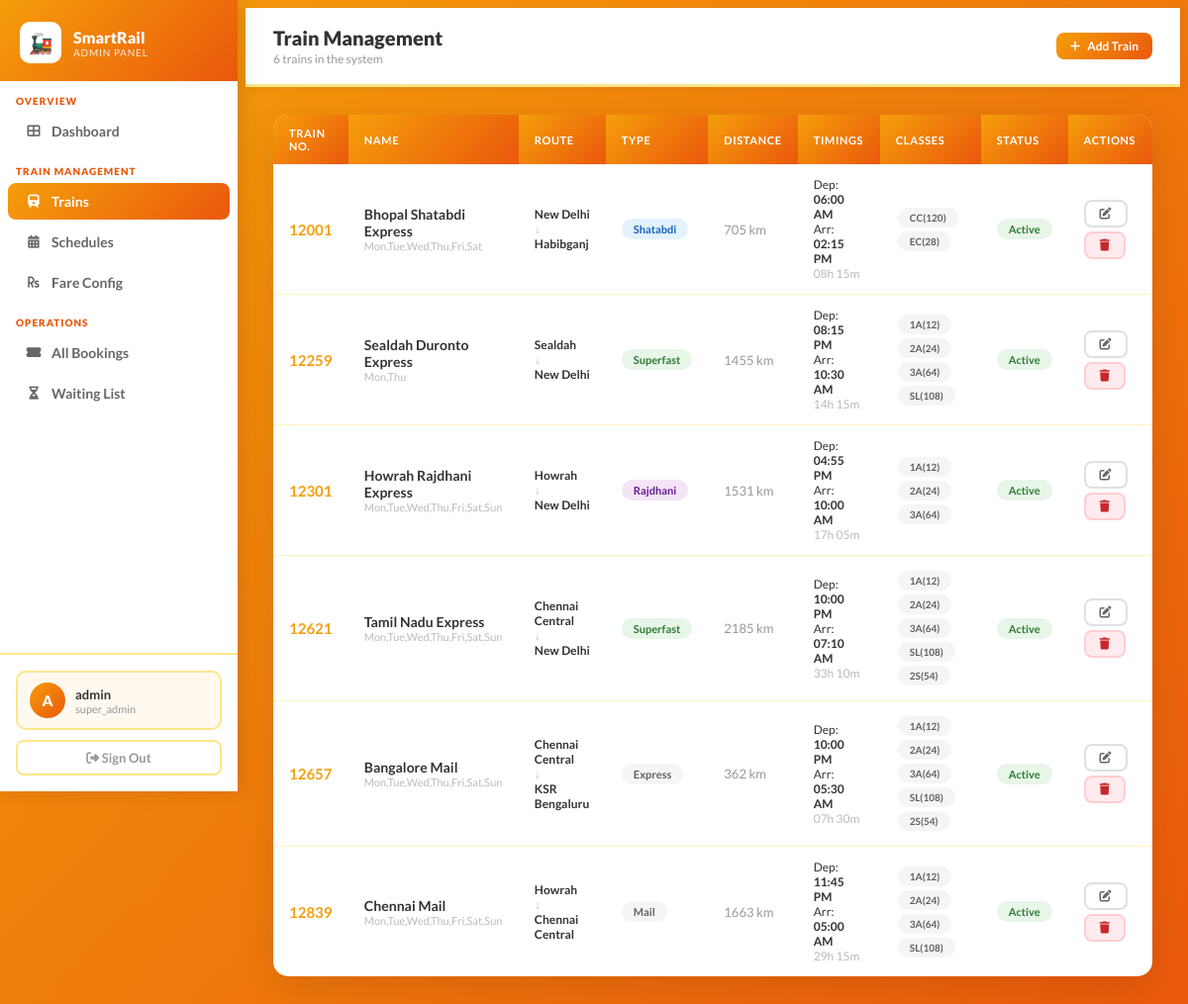
Page /admin/trains (signed in) on the committed database.
### Railway/models.py (models this page shows, shortened)
class Train(db.Model):
    __tablename__ = 'train'
    id                 = db.Column(db.Integer, primary_key=True)
    train_number       = db.Column(db.String(10), unique=True, nullable=False)
    train_name         = db.Column(db.String(100), nullable=False)
    source             = db.Column(db.String(50), nullable=False)
    destination        = db.Column(db.String(50), nullable=False)
    departure_time     = db.Column(db.String(10), nullable=False)   # "06:00 AM"
    arrival_time       = db.Column(db.String(10), nullable=False)
    duration           = db.Column(db.String(10), nullable=False)   # "8h 30m"
    distance_km        = db.Column(db.Integer, default=500)         # NEW — real distance
    train_type         = db.Column(db.String(20), default='Express')# NEW — Mail/Express/Superfast/Rajdhani/Shatabdi
    days_of_operation  = db.Column(db.String(50))
    is_active          = db.Column(db.Boolean, default=True)
    seats     = db.relationship('TrainSeat',    backref='train', lazy=True, cascade='all, delete-orphan')
    schedules = db.relationship('TrainSchedule', backref='train', lazy=True, cascade='all, delete-orphan')

class TrainSeat(db.Model):
    __tablename__ = 'train_seat'
    id              = db.Column(db.Integer, primary_key=True)
    train_id        = db.Column(db.Integer, db.ForeignKey('train.id'), nullable=False)
    class_name      = db.Column(db.String(10), nullable=False)   # 1A, 2A, 3A, SL, CC, EC, 2S
    total_seats     = db.Column(db.Integer, nullable=False)
    num_coaches     = db.Column(db.Integer, default=1)           # NEW — how many coaches of this class
    base_fare       = db.Column(db.Float, nullable=False)        # kept for quick lookup; recomputed from FareConfig
    tatkal_quota    = db.Column(db.Integer, default=0)           # NEW — Tatkal seats (approx 20% of total)
    rac_quota       = db.Column(db.Integer, default=0)           # NEW — RAC seats
    wl_limit        = db.Column(db.Integer, default=50)          # NEW — max WL beyond which booking blocked

### Railway/admin_views.py (the view)
@admin_bp.route('/trains')
@require_admin
def trains():
    all_trains = Train.query.order_by(Train.train_number).all()
    return render_template('admin/trains.html', trains=all_trains)

### Railway/admin_views.py (called while the page is built)
def admin_logged_in():
    return 'admin_id' in session

def require_admin(f):
    @wraps(f)
    def wrapper(*args, **kwargs):
        if not admin_logged_in():
            flash('Please log in as admin.')
            return redirect(url_for('admin.admin_login'))
        return f(*args, **kwargs)
    return wrapper

### Railway/templates/admin/trains.html (shortened to what this page needs)
{% extends 'admin/base.html' %}
{% block page_title %}Train Management{% endblock %}
{% block page_subtitle %}{{ trains|length }} trains in the system{% endblock %}
{% block topbar_actions %}
<a href="{{ url_for('admin.add_train') }}" class="btn-go btn-primary btn-sm">
    <i class="fas fa-plus"></i> Add Train
</a>
{% endblock %}
{% block content %}
{% if not trains %}
<div class="a-card" style="text-align:center; padding:60px;">
    <div style="font-size:56px; margin-bottom:16px;">🚂</div>
    <div style="font-size:20px; font-weight:900; color:#333; margin-bottom:16px;">No trains yet</div>
    <a href="{{ url_for('admin.add_train') }}" class="btn-go btn-primary">
        <i class="fas fa-plus"></i> Add First Train
    </a>
</div>
{% else %}
<div class="a-card" style="padding:0; overflow:hidden;">
    <div style="overflow-x:auto;">
    <table class="a-table">
        <thead><tr>
            <th>Train No.</th><th>Name</th><th>Route</th><th>Type</th>
            <th>Distance</th><th>Timings</th><th>Classes</th><th>Status</th><th>Actions</th>
        </tr></thead>
        <tbody>
        {% for t in trains %}
        <tr>
            <td><strong style="color:#f59e0b; font-size:15px;">{{ t.train_number }}</strong></td>
            <td>
                <div style="font-weight:700;">{{ t.train_name }}</div>
                <div style="font-size:11px; color:#bbb;">{{ t.days_of_operation }}</div>
            </td>
            <td style="font-size:12px;">
                <strong>{{ t.source }}</strong><br>
                <span style="color:#bbb;">↓</span><br>
                <strong>{{ t.destination }}</strong>
            </td>
            <td>
                <span class="bx {% if t.train_type=='Rajdhani' %}bx-tatkal
                    {% elif t.train_type=='Shatabdi' %}bx-rac
                    {% elif t.train_type=='Superfast' %}bx-confirmed
                    {% else %}bx-pending{% endif %}">
                    {{ t.train_type }}
                </span>
            </td>
            <td style="color:#999; font-size:13px;">{{ t.distance_km }} km</td>
            <td style="font-size:12px;">
                Dep: <strong>{{ t.departure_time }}</strong><br>
                Arr: <strong>{{ t.arrival_time }}</strong><br>
                <span style="color:#bbb;">{{ t.duration }}</span>
            </td>
            <td>
                {% for s in t.seats %}
                <span class="bx bx-pending" style="margin:2px; font-size:10px;">
                    {{ s.class_name }}({{ s.total_seats }})
                </span>
                {% endfor %}
            </td>
            <td>
                {% if t.is_active %}
                <span class="bx bx-confirmed">Active</span>
                {% else %}
                <span class="bx bx-cancelled">Inactive</span>
                {% endif %}
            </td>
            <td>
                <div style="display:flex; gap:4px; flex-wrap:wrap;">
                    <a href="{{ url_for('admin.edit_train', train_id=t.id) }}"
                       class="btn-go btn-ghost btn-sm" title="Edit">
                        <i class="fas fa-edit"></i>
                    </a>
                    <form method="POST" action="{{ url_for('admin.delete_train', train_id=t.id) }}"
                          style="display:inline;"
                          onsubmit="return confirm('Delete {{ t.train_number }} — {{ t.train_name }}? This cannot be undone.')">
                        <button class="btn-go btn-danger btn-sm" title="Delete">
                            <i class="fas fa-trash"></i>
                        </button>
                    </form>
                </div>
            </td>
        </tr>
        {% endfor %}
        </tbody>
    </table>
    </div>
</div>
{% endif %}
{% endblock %}

### Railway/templates/admin/base.html (style rules this page uses)
body { font-family: 'Lato', sans-serif; background: linear-gradient(135deg, #f59e0b 0%, #ea580c 100%); min-height: 100vh; display: flex; }
.a-card { background: white; border-radius: 15px; padding: 30px; box-shadow: 0 10px 40px rgba(0,0,0,0.1); margin-bottom: 24px; }
.a-table { width: 100%; border-collapse: collapse; font-size: 14px; }
.a-table th { background: linear-gradient(135deg, #f59e0b 0%, #ea580c 100%); color: white; font-size: 11px; text-transform: uppercase; letter-spacing: .06em; font-weight: 700; padding: 12px 16px; text-align: left; }
.a-table th:first-child { border-radius: 8px 0 0 0; }
.a-table th:last-child { border-radius: 0 8px 0 0; }
.a-table td { padding: 13px 16px; border-bottom: 1px solid #fef3c7; color: #333; vertical-align: middle; }
.a-table tr:last-child td { border-bottom: none; }
.bx { display: inline-block; padding: 4px 12px; border-radius: 20px; font-size: 11px; font-weight: 700; }
.bx-confirmed { background: #e8f5e9; color: #2e7d32; }
.bx-rac { background: #e3f2fd; color: #1565c0; }
.bx-pending { background: #f5f5f5; color: #616161; }
.bx-tatkal { background: #f3e5f5; color: #6a1b9a; }
.btn-go { display: inline-flex; align-items: center; gap: 7px; padding: 10px 20px; border-radius: 10px; font-size: 14px; font-weight: 700; font-family: 'Lato', sans-serif; cursor: pointer; border: none; text-decoration: none; transition: transform 0.2s, box-shadow 0.2s; }
.btn-primary { background: linear-gradient(135deg, #f59e0b 0%, #ea580c 100%); color: white; }
.btn-danger { background: #ffebee; color: #c62828; border: 2px solid #ffcdd2; }
.btn-ghost { background: white; color: #666; border: 2px solid #e0e0e0; }
.btn-sm { padding: 6px 14px; font-size: 12px; border-radius: 8px; }

### rows in the picture
Train: train_number "12001", train_name "Bhopal Shatabdi Express", days_of_operation "Mon,Tue,Wed,Thu,Fri,Sat", source "New Delhi", destination "Habibganj", train_type "Shatabdi", distance_km "705", departure_time "06:00 AM", arrival_time "02:15 PM", duration "08h 15m", is_active "Active"
TrainSeat: class_name "CC", total_seats "120"
TrainSeat: class_name "EC", total_seats "28"
Train: train_number "12259", train_name "Sealdah Duronto Express", days_of_operation "Mon,Thu", source "Sealdah", destination "New Delhi", train_type "Superfast", distance_km "1455", departure_time "08:15 PM", arrival_time "10:30 AM", duration "14h 15m", is_active "Active"
TrainSeat: class_name "1A", total_seats "12"
TrainSeat: class_name "2A", total_seats "24"
TrainSeat: class_name "3A", total_seats "64"
TrainSeat: class_name "SL", total_seats "108"
Train: train_number "12301", train_name "Howrah Rajdhani Express", days_of_operation "Mon,Tue,Wed,Thu,Fri,Sat,Sun", source "Howrah", destination "New Delhi", train_type "Rajdhani", distance_km "1531", departure_time "04:55 PM", arrival_time "10:00 AM", duration "17h 05m", is_active "Active"
TrainSeat: class_name "1A", total_seats "12"
TrainSeat: class_name "2A", total_seats "24"
TrainSeat: class_name "3A", total_seats "64"
Train: train_number "12621", train_name "Tamil Nadu Express", days_of_operation "Mon,Tue,Wed,Thu,Fri,Sat,Sun", source "Chennai Central", destination "New Delhi", train_type "Superfast", distance_km "2185", departure_time "10:00 PM", arrival_time "07:10 AM", duration "33h 10m", is_active "Active"
TrainSeat: class_name "1A", total_seats "12"
TrainSeat: class_name "2A", total_seats "24"
TrainSeat: class_name "3A", total_seats "64"
TrainSeat: class_name "SL", total_seats "108"
TrainSeat: class_name "2S", total_seats "54"
Train: train_number "12657", train_name "Bangalore Mail", days_of_operation "Mon,Tue,Wed,Thu,Fri,Sat,Sun", source "Chennai Central", destination "KSR Bengaluru", train_type "Express", distance_km "362", departure_time "10:00 PM", arrival_time "05:30 AM", duration "07h 30m", is_active "Active"
TrainSeat: class_name "1A", total_seats "12"
TrainSeat: class_name "2A", total_seats "24"
TrainSeat: class_name "3A", total_seats "64"
TrainSeat: class_name "SL", total_seats "108"
TrainSeat: class_name "2S", total_seats "54"
Train: train_number "12839", train_name "Chennai Mail", days_of_operation "Mon,Tue,Wed,Thu,Fri,Sat,Sun", source "Howrah", destination "Chennai Central", train_type "Mail", distance_km "1663", departure_time "11:45 PM", arrival_time "05:00 AM", duration "29h 15m", is_active "Active"
TrainSeat: class_name "1A", total_seats "12"
TrainSeat: class_name "2A", total_seats "24"
TrainSeat: class_name "3A", total_seats "64"
TrainSeat: class_name "SL", total_seats "108"

### other values in the picture
{{ session.admin_name[0].upper() if session.admin_name else 'A' }} "A"
{{ session.admin_name or 'Admin' }} "admin"
{{ session.admin_role or 'admin' }} "super_admin"
{{ trains|length }} "6"
